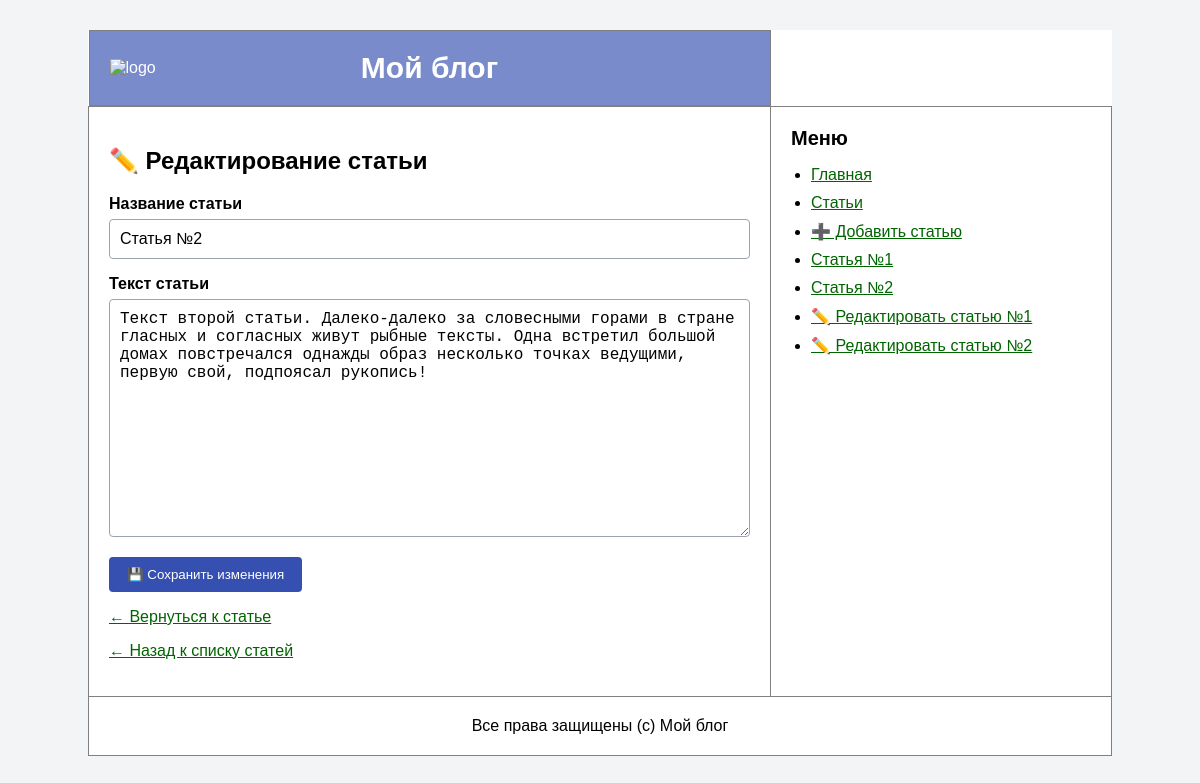
The app's page /drainglistpiha/kursach/article/2/edit with its own data.
### tables this page shows
CREATE TABLE articles (
                id INTEGER PRIMARY KEY AUTOINCREMENT,
                author_id INTEGER NOT NULL,
                name VARCHAR(255) NOT NULL,
                text TEXT NOT NULL,
                created_at DATETIME NOT NULL DEFAULT CURRENT_TIMESTAMP
            );

### src/Controllers/ArticlesController.php (called while the page is built, shortened)
<?php
class ArticlesController
{
    public function edit(int $id): void
    {
        $article = Article::findById($id);
        $error = '';
        $success = '';
        $this->render('articles/edit.php', [
            'article' => $article,
            'error' => $error,
            'success' => $success,
        ], 'Редактирование статьи');
    }
    private function render(string $view, array $params = [], ?string $title = null): void
    {
        extract($params);
        require __DIR__ . '/../../views/' . $view;
        require __DIR__ . '/../../main.php';
    }
}

### router.php (called while the page is built, shortened)
<?php
require __DIR__ . '/index.php';

### src/Models/Article.php (called while the page is built, shortened)
<?php
class Article
{
    public function __construct(array $row)
    {
        $this->id = (int) $row['id'];
        $this->name = $row['name'];
        $this->text = $row['text'];
    }
    public static function findById(int $id): ?self
    {
        $db = Database::getConnection();
        $statement = $db->prepare('SELECT * FROM articles WHERE id = :id');
        $statement->execute(['id' => $id]);
        $row = $statement->fetch(PDO::FETCH_ASSOC);
        return new self($row);
    }
}

### views/articles/edit.php (the view, shortened to what this page needs)
<h2>✏️ Редактирование статьи</h2>
<form method="post" action="/drainglistpiha/kursach/article/<?= $article->id ?>/edit" class="article-form">
    <div class="form-group">
        <label for="name">Название статьи</label>
        <input
            type="text"
            id="name"
            name="name"
            value="<?= htmlspecialchars($article->name, ENT_QUOTES, 'UTF-8') ?>"
            required
        >
    </div>
    <div class="form-group">
        <label for="text">Текст статьи</label>
        <textarea id="text" name="text" rows="12" required><?= htmlspecialchars($article->text, ENT_QUOTES, 'UTF-8') ?></textarea>
    </div>
    <button type="submit">💾 Сохранить изменения</button>
</form>
<p>
    <a href="/drainglistpiha/kursach/articles/<?= $article->id ?>">← Вернуться к статье</a>
</p>
<p>
    <a href="/drainglistpiha/kursach/articles">← Назад к списку статей</a>
</p>

### styles/styles.css (style rules this page uses)
body { margin: 0; font-family: Arial, sans-serif; background-color: #f3f4f6; }
a, a:visited { color: darkgreen; }
.article-form, .comment-form { max-width: 700px; }
.form-group { margin-bottom: 16px; }
.form-group label { display: block; margin-bottom: 6px; font-weight: 700; }
.form-group input, .form-group textarea { width: 100%; box-sizing: border-box; padding: 10px; font-size: 16px; border: 1px solid #9ca3af; border-radius: 4px; }
button { padding: 10px 18px; background: rgba(32, 62, 169, 0.9); color: white; border: none; border-radius: 4px; cursor: pointer; }

### records on screen
articles: name "Статья №2", text "Текст второй статьи. Далеко-далеко за словесными горами в стране гласных и согласных живут рыбные тексты. Одна встретил большой домах повстречался однажды образ несколько точках ведущими, первую свой, подпоясал рукопись!"
